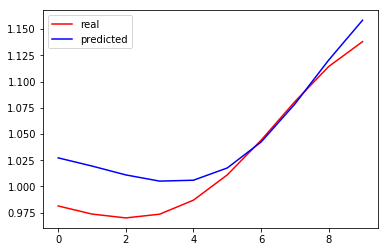

The Python source for this figure:


import numpy as np
import matplotlib.pyplot as plt
import pandas as pd
dataset = pd.read_csv('mgdata.dat.csv')
training_set = dataset.iloc[:1100, 1:2].values

X_train=[]
y_train=[]
for i in range(20,1090):
    X_train.append(training_set[i-20:i,0])
    y_train.append(training_set[i,0])
X_train=np.asarray(X_train)
y_train=np.asarray(y_train)
import keras
from keras.models import Sequential
from keras.layers import Dense

# Initialising the ANN
classifier = Sequential()

# Adding the input layer and the first hidden layer
classifier.add(Dense(output_dim = 35, init = 'uniform', activation = 'relu', input_dim = 20))

# Adding the second hidden layer
classifier.add(Dense(output_dim = 35, init = 'uniform', activation = 'relu'))
# Adding the third hidden layer
classifier.add(Dense(output_dim = 35, init = 'uniform', activation = 'relu'))

# Adding the output layer
classifier.add(Dense(output_dim = 1, init = 'uniform', activation = 'linear'))

# Compiling the ANN
classifier.compile(optimizer = 'adam', loss = 'mean_absolute_error', metrics = [])

# Fitting the ANN to the Training set
history =classifier.fit(X_train, y_train, batch_size =8, nb_epoch = 60,validation_split=0.03)

dataset_test=dataset.iloc[1100:1110, 1:2].values
y_test=dataset.iloc[1100:1110, 1:2].values
dataset_test=pd.DataFrame(dataset_test)
dataset_train=pd.DataFrame(training_set)


dataset_total = pd.concat((dataset_train, dataset_test), axis = 0)
inputs = dataset_total[len(dataset_total) - len(dataset_test) - 20:].values


inputs = inputs.reshape(-1,1)

X_test = []
for i in range(20,30):
    X_test.append(inputs[i-20:i, 0])
X_test = np.array(X_test)

predicted = classifier.predict(X_test)


# Visualising the results
plt.plot(y_test, color = 'red', label="real" )
plt.plot(predicted, color = 'blue', label="predicted")
plt.legend()
plt.show()

plt.plot(history.history['loss'])
plt.plot(history.history['val_loss'])
plt.title('model loss')
plt.ylabel('loss')
plt.xlabel('epoch')
plt.legend(['train', 'validation'], loc='upper left')
plt.show()
